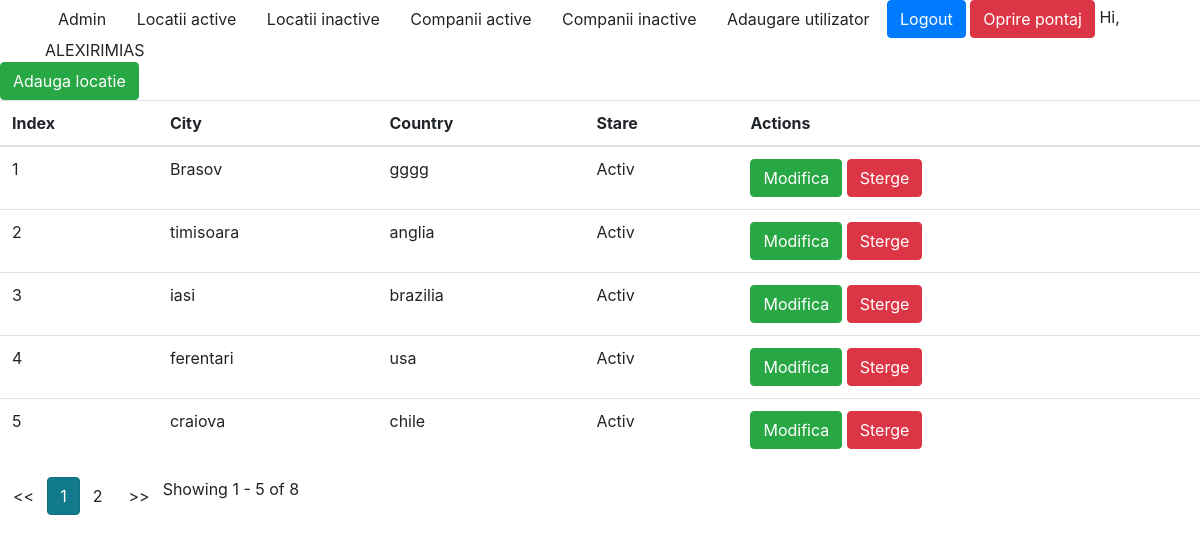
/locations/ (signed in), run on the app's committed database.
### aplicatie1/models.py (models this page shows, shortened)
class Location(models.Model):
    city = models.CharField(max_length=100)
    country = models.CharField(max_length=100)
    active = models.BooleanField(default=1)

### aplicatie1/views.py (the view)
# urls.py: path('', views.LocationsView.as_view(), name='lista_locatii'),
class LocationsView(LoginRequiredMixin, ListView):
    model = Location
    template_name = 'aplicatie1/locations_index.html'
    paginate_by = 5
    queryset = model.objects.filter(active=1)
    context_object_name= 'locations'
    def get_context_data(self, *args, **kwargs):
        data = super(LocationsView, self).get_context_data()
        return data

### proiect/context_processors.py (called while the page is built)
def is_ready_to_work(request):
    if request.user.is_authenticated:
        if Pontaj.objects.filter(user_id=request.user.id, end_date=None).exists():
            return {'ready_to_work': False}
        return {'ready_to_work': True}
    return{}

### templates/aplicatie1/locations_index.html
{% extends 'base.html' %}
{% block content %}
<a id="Adaugare" class="btn btn-success" href="{% url 'locations:adauga' %}">Adauga locatie</a>
<table class="table">
    <thead>
    <tr>
        <th>Index</th>
        <th>City</th>
        <th>Country</th>
        <th>Stare</th>
        <th>Actions</th>
    </tr>
    </thead>
    <tbody>
    {% for item in locations %}
    <tr>
        <td>{{ forloop.counter0|add:page_obj.start_index }}</td>
        <td>{{ item.city }}</td>
        <td>{{ item.country }}</td>
        <td>{% if item.active == 1 %}
            <span>Activ</span>
            {% else %}
            <span>Inactiv</span>
            {% endif %}
        </td>
        <td><a href="{% url 'locations:modifica' item.id %}" class="btn btn-success">Modifica</a>
            {% if item.active == 1 %}
            <a href="{% url 'locations:sterge' item.id %}" class="btn btn-danger">Sterge</a>
            {% else %}
            <a href="{% url 'locations:activeaza' item.id %}" class="btn btn-info">Activeaza</a>
            {% endif %}
        </td>
    </tr>
    {% endfor %}
    </tbody>
</table>
{% if is_paginated %}
<ul class="pagination">
    {% if page_obj.has_previous %}
    <li><a> class='btn' href=?page={{ page_obj.previous_page_number }}'><<</a></li>
    {% else %}
    <li class="'disabled btn"><span><<</span></li>
    {% endif %}
    {% for i in paginator.page_range %}
    {% if page_obj.number == i %}
    <li class="active btn btn-info"><span>{{ i }}<span class="sr-only">(current</span></span></li>
    {% else %}
    <li><a class="btn" href="?page={{ i }}">{{ i }}</a></li>
    {% endif %}
    {% endfor %}
    {% if page_obj.has_next %}
    <li><a class="btn" href="?page={{ page_obj.next_page_number }}">>></a></li>
    {% else %}
    <li class="disabled btn"><span>>></span></li>
    {% endif %}
    <span class="align-right">Showing {{ page_obj.start_index }} - {{ page_obj.end_index }} of {{ page_obj.paginator.count }}</span>
</ul>
{% endif %}
{% endblock %}

### templates/base.html (shortened to what this page needs)
<html>
<head>
    <link rel="stylesheet" href="https://stackpath.bootstrapcdn.com/bootstrap/4.4.1/css/bootstrap.min.css">
</head>
<body>
<div class="container">
    <div class="row">
        <div class="col-md-12">
            <nav>
                <a class="btn" href="/admin">Admin</a>
                {% if request.user.is_authenticated %}
                <a class="btn" href="{% url 'locations:lista_locatii' %}">Locatii active</a>
                <a class="btn" href="{% url 'locations:locatii_inactive' %}">Locatii inactive</a>
                <a class="btn" href="{% url 'companies:listare' %}">Companii active</a>
                <a class="btn" href="{% url 'companies:companii_inactive' %}">Companii inactive</a>
                <a class="btn" href="{% url 'userprofile:utilizator_nou' %}">Adaugare utilizator</a>
                <a class="btn btn-primary" href="{% url 'logout' %}">Logout</a>
                {% if ready_to_work is False %}
                <a href="{% url 'userprofile:oprire_pontaj' %}" class="btn btn-danger">Oprire pontaj</a>
                {% else %}
                <a href="{% url 'userprofile:start_pontaj' %}" class="btn btn-success">Pornire pontaj</a>
                {% endif %}
                <span>Hi, {{ request.user.username | upper }} {{ request.user.last_name }}</span>
                {% endif %}
            </nav>
        </div>
    </div>
</div>
{% block content %}
{% endblock %}
</body>
</html>

### data on the page
Location: city "Brasov", country "gggg", active "Activ"
Location: city "timisoara", country "anglia", active "Activ"
Location: city "iasi", country "brazilia", active "Activ"
Location: city "ferentari", country "usa", active "Activ"
Location: city "craiova", country "chile", active "Activ"

### other printed values
{{ request.user.username | upper }} "ALEXIRIMIAS"
{{ i }} "1"
{{ i }} "2"
{{ page_obj.start_index }} "1"
{{ page_obj.end_index }} "5"
{{ page_obj.paginator.count }} "8"
